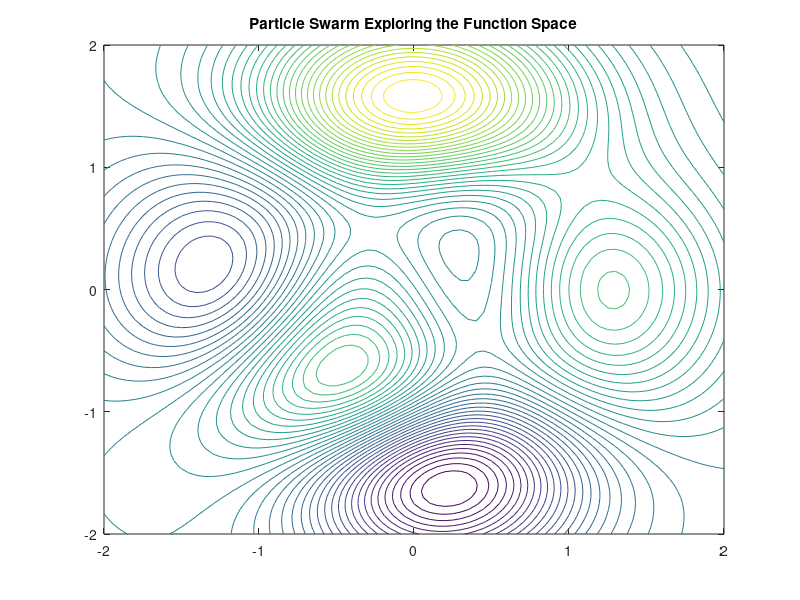

Write MATLAB code to recreate this figure. (Note: this script raises an error after producing the figure.)
clear;
clc;
close all;

% Constants
MAX_ITER=100    % Max iteration count
xsize=5         % Num particles x
ysize=5         % Num particles y
n=xsize*ysize;  % Total num particles

% Swarm parameters
alpha=0.9   % Learning rate
omega=1     % Current direction weight
phi=1       % Local best direction weight
psi=1       % Global best direction weight
gamma=1     % Random direction weight

% Aggregate into weights vector
weights=[alpha omega phi psi,gamma];
% Normalize omega, phi, psi
weights(2:5)=weights(2:5)/sum(weights(2:5));



% Define arbitrary convex function
f = @(x,y) 3*(1-x).^2.*exp(-(x.^2) - (y+1).^2) - 10*(x/5 - x.^3 - y.^5).*exp(-x.^2-y.^2) - 1/3*exp(-(x+1).^2 - y.^2);
%f = @(x,y) sinc(3.*x) + sinc(3.*y);
%f = @(x,y) -((x.^(4))/(12)+3.*x.^(2).*y.^(4)-(sinc(5.*y))-cos(5.*x))

% Define bounds
xmax=2;
xmin=-xmax;
xh=0.05;
ymax=2;
ymin=-ymax;
yh=0.05;
bounds = [xmin,xmax;ymin,ymax];

% Create environment
[x, y]=meshgrid([xmin:xh:xmax],[ymin:yh:ymax]);
z=f(x,y);

% Display contour of environment
figure();
contour(x,y,z,50);
title('Particle Swarm Exploring the Function Space')
xlim([xmin,xmax]);
ylim([ymin,ymax]);
hold on;

% Create particles
for i=1:(xsize*ysize)
    % Spread particles uniformly on domain
    xpos= (xmin+(2*xmax/(xsize+1)))+(2*xmax/(xsize+1))*(mod(i-1,xsize));
    ypos= (ymin+(2*ymax/(ysize+1)))+((2*ymax/(ysize+1))*floor((ysize)*(i-1)/n));
    xvel= -1+2*rand(1);
    yvel= -1+2*rand(1);
    % Instantiate particle
    particles(i)=struct('x',xpos,'y',ypos,'f',f(xpos,ypos), ...
        'xvel',xvel,'yvel',yvel,'xbest',xpos,'ybest',ypos,...
        'fbest',f(xpos,ypos));
end

% Define swarm
swarm=struct('xpos',[particles.x],'ypos',[particles.y],...
    'xvel',[particles.xvel],'yvel',[particles.yvel],'f',[particles.f],...
    'localxbest',[particles.xbest],'localybest',[particles.ybest],...
    'globalxbest',0,'globalybest',0,'globalfbest',0);

swarm=swarmupdate(particles);

% First Display
sc=scatter(swarm.xpos,swarm.ypos,60,'filled');
hold on;
q=quiver(swarm.xpos,swarm.ypos,swarm.xvel,swarm.yvel,0.1);
q.LineWidth=2;
q.ShowArrowHead='off';
q.Clipping='on';

% Initialize some statistics arrays
fmax=zeros([MAX_ITER,1]);
delfmax=zeros([MAX_ITER,1]);
variance=zeros([MAX_ITER,1]);

% Run the simulation
for j=2:MAX_ITER
    for i=1:n
        [swarm, particles]= ...
            particleupdate(weights,f,swarm,particles,i,bounds);
    end
    pause(0.00000001);
    fmax(j)=swarm.globalfbest;
    delfmax(j)=fmax(j)/fmax(j-1);
    variance(j)=var(swarm.f-swarm.globalfbest);
    [sc, q] = displayswarm(swarm,sc,q);
end

% Do some visualization
figure();
mesh(z);
title('3D Plot of f(x,y)')
figure();
plot(fmax,'.-','markersize',10)
title('Global Max')
xlabel('Iteration')
ylabel('max f \forall particles')
figure();
plot(variance,'.-','markersize',10)
title('Variance of distance from Global Max')
xlabel('Iteration')
figure();
plot(delfmax(2:MAX_ITER),'.-','markersize',10)
title('Global Max Change Ratio')
xlabel('Iteration')

%%%%%%%%%%%%%%%%%%%%%%%%%%%%%%%%%%%%%%%%%%%%%%%%%%%%%%%%%%%%%%%%%%%%%%%%%%%
%%%%%%%%%%%%%%%%%%%%%%%%%%%%%% Function defs %%%%%%%%%%%%%%%%%%%%%%%%%%%%%%
%%%%%%%%%%%%%%%%%%%%%%%%%%%%%%%%%%%%%%%%%%%%%%%%%%%%%%%%%%%%%%%%%%%%%%%%%%%

% Update Particle
function [swarm, particles] = particleupdate(weights,f,swarm,particles,i,bounds)
alpha=weights(1);
omega=weights(2);
phi=weights(3);
psi=weights(4);
gamma=weights(5);
% Update velocity components as a random linear combination of
% current direction, direction to particle best,
% direction to swarm best, random perturbation.
particles(i).xvel=omega*rand(1)*(particles(i).xvel) + ...
    phi*rand(1)*(particles(i).xbest-particles(i).x) + ...
    psi*rand(1)*(swarm.globalxbest-particles(i).x) + ...
    gamma*(1-2*(rand(1)));
particles(i).yvel=omega*rand(1)*(particles(i).yvel) + ...
    phi*rand(1)*(particles(i).ybest-particles(i).y) + ...
    psi*rand(1)*(swarm.globalybest-particles(i).y) + ...
    gamma*(1-2*(rand(1)));
% Update local x, y
particles(i).x=particles(i).x+alpha*particles(i).xvel;
particles(i).y=particles(i).y+alpha*particles(i).yvel;

% Update local f
particles(i).f=f(particles(i).x,particles(i).y);
% Update local best
if (particles(i).f > particles(i).fbest)
    particles(i).fbest=particles(i).f;
    % Update xbest, ybest
    particles(i).xbest=particles(i).x;
    particles(i).ybest=particles(i).y;
end
% Update swarm
swarm=swarmupdate(particles);
end


% Update Swarm
function sw = swarmupdate(p)
sw.xpos=[p.x];                      % Update x positions
sw.ypos=[p.y];                      % Update y positions
sw.xvel=[p.xvel];                   % Update x velocities
sw.yvel=[p.yvel];                   % Update y velocities
sw.f=[p.f];                         % Update f values
sw.localxbest=[p.xbest];            % Update local best x
sw.localybest=[p.ybest];            % Update local y best
[best, pbest] = max([p.fbest]);     % Calculate global f max
sw.globalxbest = p(pbest).xbest;    % Update global x(fmax)
sw.globalybest= p(pbest).ybest;     % Update global y(fmax)
sw.globalfbest=best;                % Update global f max
end

% Display swarm
function [sc, q] = displayswarm(swarm,sc,q)
% Clear current swarm from display
set(sc,'Visible','off')
set(q,'Visible','off')
sc=scatter(swarm.xpos,swarm.ypos,60,'blue','filled');
hold on;
q=quiver(swarm.xpos,swarm.ypos,swarm.xvel,swarm.yvel,0.1);
q.LineWidth=2;
q.ShowArrowHead='off';
q.Color='red';
q.Clipping='on';
end